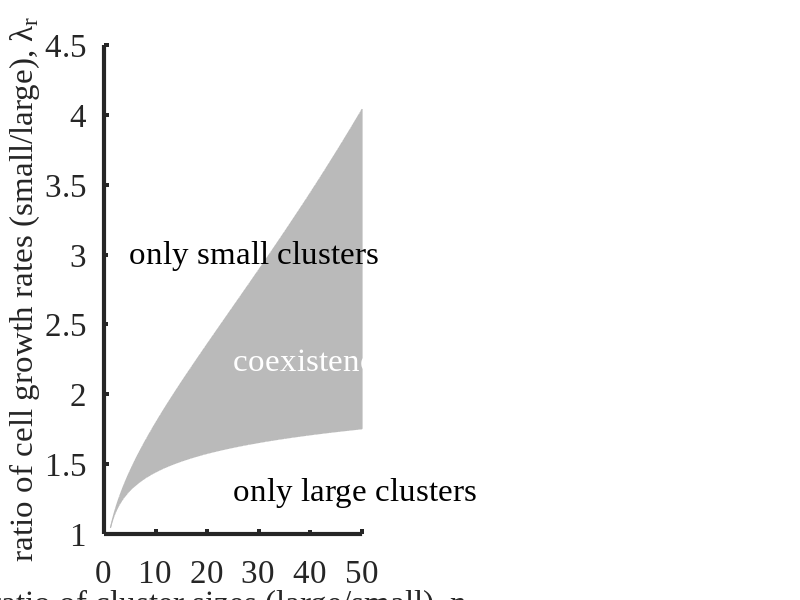

Write the MATLAB code that produced this figure. (Note: this script raises an error after producing the figure.)
clear;close all

% Colors
grey=[186,186,186]/255 ;
settling=[127,205,187]/255;
combined=[65,182,196]/255;
growth=[34,94,168]/255;

subplot(1,2,1)
% Parameters
dn=.25; % step size for n_r ratio
nrvect=[1+dn:dn:50]'; % vector of n_r ratios
X=32; % fold change for population growth

% Boundarys for lambda_r
bounddown=log(nrvect)/log(X)*(2/3)+1; % lower boundary for l_r
boundup=log(X)./(log(X)-2/3*log(nrvect)); % upper boundary for l_r

% Plot coexistence zone
blue=[55 126 184]/255; % color
vect1=[nrvect;nrvect(end:-1:1);nrvect(1)]; % horizontal data for fill command
vect2=[boundup;bounddown(end:-1:1);boundup(1)]; % vertical data for fill command
fill(vect1,vect2,grey,'EdgeColor',grey) % creates a coexistence boundary for lambda_r


set(gca,'FontName','Times New Roman','LineWidth',3,'FontSize',24)
xlabel('ratio of cluster sizes (large/small), n_r','FontSize',24,'FontName','Times New Roman')
ylabel('ratio of cell growth rates (small/large), \lambda_r','FontSize',24,'FontName','Times New Roman')
text(25,2.25,'coexistence','FontSize',24,'FontName','Times New Roman','Color',[1 1 1])
box off
text(5,3,'only small clusters','FontSize',24,'FontName','Times New Roman')
text(25,1.3,'only large clusters','FontSize',24,'FontName','Times New Roman')    
    

%% Code to evaluate numerically the value of the steady state for p_i

% large wins
numround=10000; % maximum number of rounds
nr=25; % n_r
lr=1.3; % lamdba_r
initial_p=.01; % some small number between 0 and 1, close to 0
curp=compute_competition_tol(initial_p,nr,lr,X,numround);
tol=1e-6; % tolerance
if curp>1-tol
    'only large'
elseif curp<tol
    'only small'
else
    'coexistence'
end

% small wins
numround=10000; % maximum number of rounds
nr=5; % n_r
lr=3; % lamdba_r
initial_p=.01; % some small number between 0 and 1, close to 0
curp=compute_competition_tol(initial_p,nr,lr,X,numround);
tol=1e-6; % tolerance
if curp>1-tol
    'only large'
elseif curp<tol
    'only small'
else
    'coexistence'
end

% coexistence
numround=10000; % maximum number of rounds
nr=32; % n_r
lr=2; % lamdba_r
initial_p=.01; % some small number between 0 and 1, close to 0
curp=compute_competition_tol(initial_p,nr,lr,X,numround);
tol=1e-6; % tolerance
if curp>1-tol
    'only large'
elseif curp<tol
    'only small'
else
    'coexistence'
end


% check either side of boundary
numround=10000; % maximum number of rounds
initial_p=.01; % some small number between 0 and 1, close to 0
nr=nrvect(end);
lr=boundup(end)+.01;
curp=compute_competition_tol(initial_p,nr,lr,X,numround);
tol=1e-6; % tolerance
if curp>1-tol
    'only large'
elseif curp<tol
    'only small'
else
    'coexistence'
end
lr=boundup(end)-.01;
curp=compute_competition_tol(initial_p,nr,lr,X,numround);
tol=1e-6; % tolerance
if curp>1-tol
    'only large'
elseif curp<tol
    'only small'
else
    'coexistence'
end

    

% check either side of other boundary
numround=10000; % maximum number of rounds
initial_p=.01; % some small number between 0 and 1, close to 0
nr=nrvect(end);
lr=bounddown(end)+.01;
curp=compute_competition_tol(initial_p,nr,lr,X,numround);
tol=1e-6; % tolerance
if curp>1-tol
    'only large'
elseif curp<tol
    'only small'
else
    'coexistence'
end
lr=bounddown(end)-.01;
curp=compute_competition_tol(initial_p,nr,lr,X,numround);
tol=1e-6; % tolerance
if curp>1-tol
    'only large'
elseif curp<tol
    'only small'
else
    'coexistence'
end


%% panel b
subplot(1,2,2)

lr=2;
nr=32;
X=32;
pi=.1;

fun=@(z) ((1-pi*nr/(1+pi*nr-pi))*z.^lr+pi*nr*z/(1+pi*nr-pi)-X)^2;
x=2;
pis=[0:.01:1];
fun2=@(z,pi) ((1-pi*nr/(1+pi*nr-pi))*z.^lr+pi*nr*z/(1+pi*nr-pi)-X)^2;

for i1=1:length(pis);
pi=pis(i1);
[x,y]=fminsearch(@(t) fun2(t,pi),2);
val(i1)=x;
end

s1=log(val.^(1-lr));
s2=log(nr^(2/3));

st=s1+s2;
colors=[228 26 28;55 126 184;77 175 74;152 78 163]/255;


ax1=plot(pis,s1,'Color',growth,'LineWidth',3);
hold on;
ax2=plot(pis,s2*ones(size(pis)),'Color',settling,'LineWidth',3);
hold on;
ax3=plot(pis,st,'Color',combined,'LineWidth',3);

set(gca,'LineWidth',3,'FontSize',24, 'FontName','Times New Roman')
xlabel('frequency of large clusters','FontSize',24,'FontName','Times New Roman')
ylabel('selection coefficient','FontSize',24,'FontName','Times New Roman')
hold on
plot(pis, zeros(size(pis)),':','Color',[.5 .5 .5],'LineWidth',2)
k=find(st<0,1);
if st(k-1)>0
hold on;
h=scatter((pis(k)+pis(k-1))/2,0,100)
h.MarkerFaceColor=[0 0 0];
end
text(.4,1.85,'settling','FontSize',24,'FontName','Times New Roman','Color',settling)
text(.2,-2,'growth','FontSize',24,'FontName','Times New Roman','Color',growth)
text(.65,-.4,'combined','FontSize',24,'FontName','Times New Roman','Color',combined)
ylim([-4 2.5])
box off

%% Save figure
set(gcf, 'color', 'none');    
orient(gcf,'landscape')
set(gcf,'Position',[100 100 1200 450])
exportgraphics(gcf,'fig3.pdf',...   
    'ContentType','vector',...
    'BackgroundColor','none')



